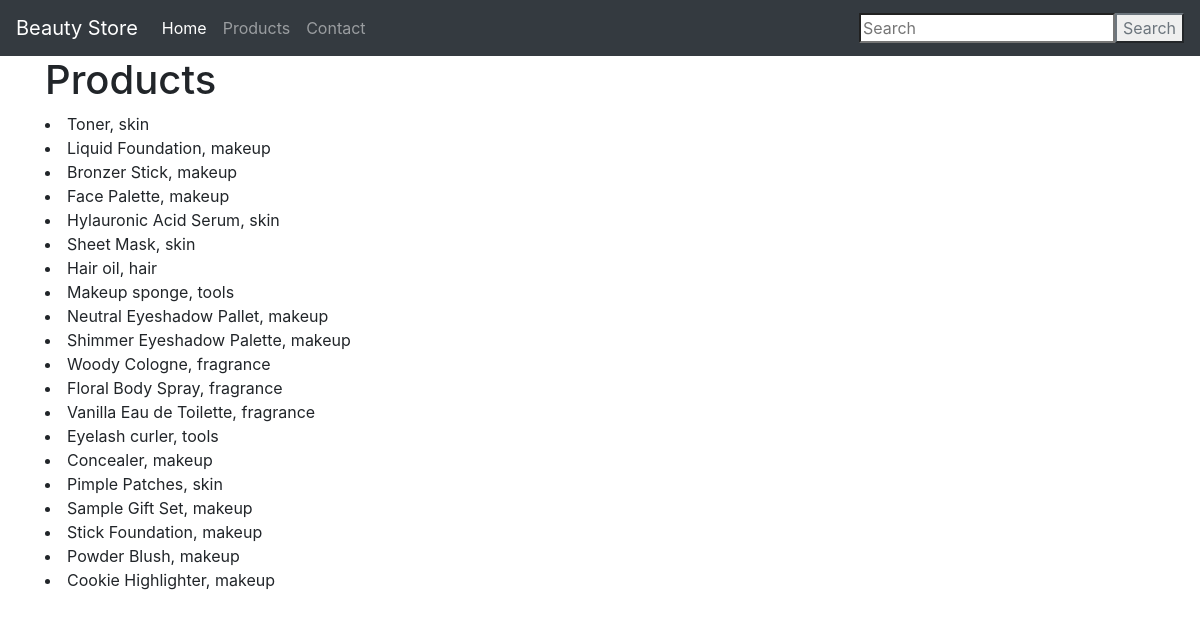
/products/, run on an earlier commit of the app's database.
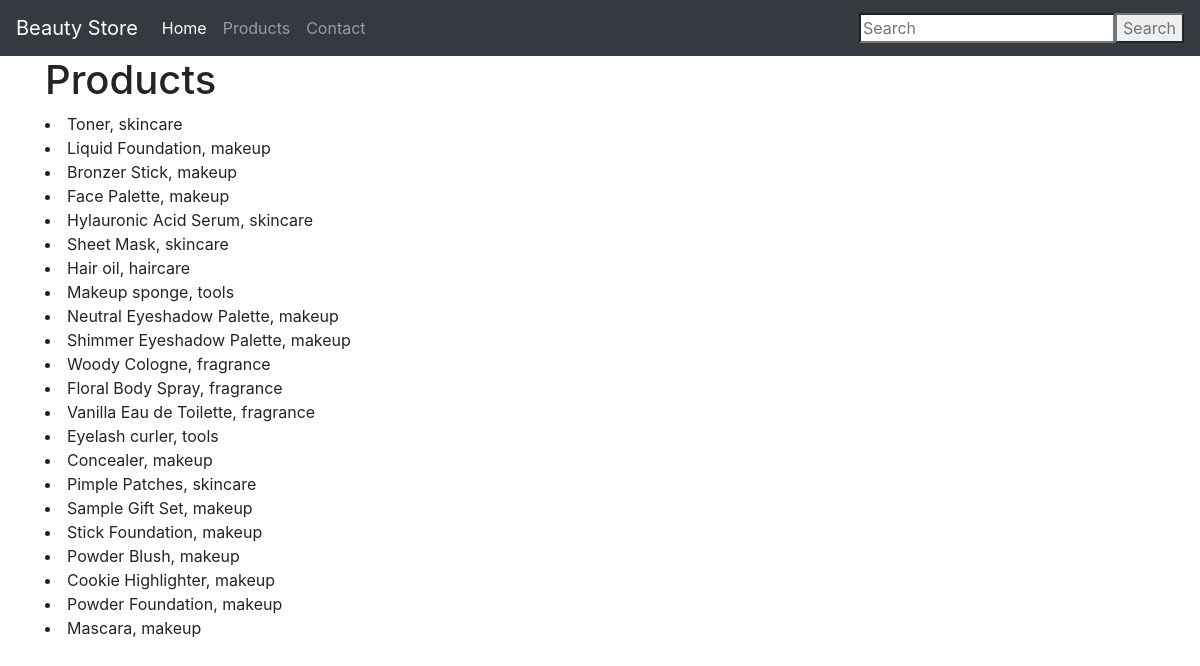
And on a later commit of the database.
### main/models.py (models this page shows, shortened)
class Base(models.Model):
    name = models.CharField(max_length = 200)
    class Meta:
        abstract = True

class Product(Base):
    description = models.TextField()
    price = models.DecimalField(max_digits = 6, decimal_places=2)
    category = models.ForeignKey(Category, on_delete = models.CASCADE)
    tags  = models.ManyToManyField(Tag)

class Category(Base):
    pass

### main/views.py (the view)
# urls.py: path("products/", views.products, name = "products"),
def products(request):
    products = Product.objects.all()
    return render(request, "products.html", {"products": products})

### main/templates/products.html
{% extends "base.html" %} {% block content %} <h1>Products</h1>
<u1>
    {% for product in products %}
    <li>
        {{product.name}}, {{product.category.name}}
    </li>
    {% endfor %}
</u1>
{% endblock %}

What changed in the data, as far as the page shows it:
changed through a linked row, Product "Toner": category.name "skin" → "skincare"
changed through a linked row, Product "Hylauronic Acid Serum": category.name "skin" → "skincare"
changed through a linked row, Product "Sheet Mask": category.name "skin" → "skincare"
changed through a linked row, Product "Hair oil": category.name "hair" → "haircare"
changed Product: name "Neutral Eyeshadow Pallet" → "Neutral Eyeshadow Palette"
changed through a linked row, Product "Pimple Patches": category.name "skin" → "skincare"
added Product: name "Powder Foundation", category.name "makeup"
added Product: name "Mascara", category.name "makeup"
